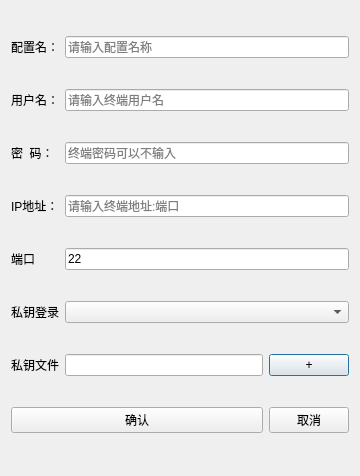
<?xml version="1.0" encoding="UTF-8"?>
<ui version="4.0">
 <class>addConfig</class>
 <widget class="QDialog" name="addConfig">
  <property name="geometry">
   <rect>
    <x>0</x>
    <y>0</y>
    <width>360</width>
    <height>476</height>
   </rect>
  </property>
  <property name="windowTitle">
   <string>添加设备</string>
  </property>
  <layout class="QHBoxLayout" name="horizontalLayout">
   <item>
    <layout class="QGridLayout" name="gridLayout">
     <item row="5" column="0">
      <widget class="QLabel" name="label_5">
       <property name="text">
        <string>私钥登录</string>
       </property>
      </widget>
     </item>
     <item row="6" column="2">
      <widget class="QPushButton" name="pushButton_3">
       <property name="text">
        <string>+</string>
       </property>
      </widget>
     </item>
     <item row="0" column="1" colspan="2">
      <widget class="QLineEdit" name="configName">
       <property name="tabletTracking">
        <bool>false</bool>
       </property>
       <property name="focusPolicy">
        <enum>Qt::FocusPolicy::StrongFocus</enum>
       </property>
       <property name="text">
        <string/>
       </property>
       <property name="placeholderText">
        <string>请输入配置名称</string>
       </property>
      </widget>
     </item>
     <item row="2" column="1" colspan="2">
      <widget class="QLineEdit" name="passwordEdit">
       <property name="tabletTracking">
        <bool>false</bool>
       </property>
       <property name="focusPolicy">
        <enum>Qt::FocusPolicy::StrongFocus</enum>
       </property>
       <property name="text">
        <string/>
       </property>
       <property name="echoMode">
        <enum>QLineEdit::EchoMode::Password</enum>
       </property>
       <property name="placeholderText">
        <string>终端密码可以不输入</string>
       </property>
      </widget>
     </item>
     <item row="3" column="1" colspan="2">
      <widget class="QLineEdit" name="ipEdit">
       <property name="tabletTracking">
        <bool>false</bool>
       </property>
       <property name="focusPolicy">
        <enum>Qt::FocusPolicy::StrongFocus</enum>
       </property>
       <property name="text">
        <string/>
       </property>
       <property name="placeholderText">
        <string>请输入终端地址:端口</string>
       </property>
      </widget>
     </item>
     <item row="1" column="0">
      <widget class="QLabel" name="label">
       <property name="tabletTracking">
        <bool>false</bool>
       </property>
       <property name="text">
        <string>用户名：</string>
       </property>
      </widget>
     </item>
     <item row="1" column="1" colspan="2">
      <widget class="QLineEdit" name="usernamEdit">
       <property name="tabletTracking">
        <bool>false</bool>
       </property>
       <property name="focusPolicy">
        <enum>Qt::FocusPolicy::StrongFocus</enum>
       </property>
       <property name="text">
        <string/>
       </property>
       <property name="placeholderText">
        <string>请输入终端用户名</string>
       </property>
      </widget>
     </item>
     <item row="5" column="1" colspan="2">
      <widget class="QComboBox" name="comboBox">
       <item>
        <property name="text">
         <string/>
        </property>
       </item>
       <item>
        <property name="text">
         <string>Ed25519Key</string>
        </property>
       </item>
       <item>
        <property name="text">
         <string>RSAKey</string>
        </property>
       </item>
       <item>
        <property name="text">
         <string>ECDSAKey</string>
        </property>
       </item>
       <item>
        <property name="text">
         <string>DSSKey</string>
        </property>
       </item>
      </widget>
     </item>
     <item row="6" column="1">
      <widget class="QLineEdit" name="lineEdit"/>
     </item>
     <item row="3" column="0">
      <widget class="QLabel" name="label_3">
       <property name="tabletTracking">
        <bool>false</bool>
       </property>
       <property name="text">
        <string>IP地址：</string>
       </property>
      </widget>
     </item>
     <item row="6" column="0">
      <widget class="QLabel" name="label_6">
       <property name="text">
        <string>私钥文件</string>
       </property>
      </widget>
     </item>
     <item row="0" column="0">
      <widget class="QLabel" name="label_4">
       <property name="tabletTracking">
        <bool>false</bool>
       </property>
       <property name="text">
        <string>配置名：</string>
       </property>
      </widget>
     </item>
     <item row="7" column="0" colspan="2">
      <widget class="QPushButton" name="pushButton">
       <property name="text">
        <string>确认</string>
       </property>
      </widget>
     </item>
     <item row="2" column="0">
      <widget class="QLabel" name="label_2">
       <property name="tabletTracking">
        <bool>false</bool>
       </property>
       <property name="text">
        <string>密  码：</string>
       </property>
      </widget>
     </item>
     <item row="7" column="2">
      <widget class="QPushButton" name="pushButton_2">
       <property name="text">
        <string>取消</string>
       </property>
      </widget>
     </item>
     <item row="4" column="0">
      <widget class="QLabel" name="label_7">
       <property name="text">
        <string>端口</string>
       </property>
      </widget>
     </item>
     <item row="4" column="1" colspan="2">
      <widget class="QLineEdit" name="protEdit">
       <property name="text">
        <string>22</string>
       </property>
      </widget>
     </item>
    </layout>
   </item>
  </layout>
 </widget>
 <resources/>
 <connections/>
</ui>
